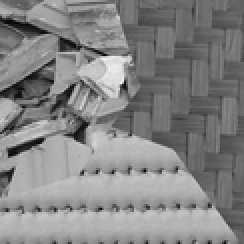
#> input picture Images/1.pgm, 122 x 122 px, shrunk from 512 x 512 before the run, given in place of Images, which was not available (shown 2 times larger)
$ python gaussian_python.py
#> lines starting #> are read from the running program, lines starting #| are printed output that depends on the picture
import cv2
import numpy as np
from skimage import io

if __name__ == "__main__":
    # Load the image
    while True:
        try:
            file_name = input("Give the file name of an image in the Images folder: ")
#> the answer given: ../Images
            image = cv2.imread("../Images/"+file_name, cv2.IMREAD_GRAYSCALE)
#> image is the input picture: shape (122, 122); min 0, max 248, mean 132.5
        except cv2.error as e:
            print("Error reading image:", e)
        else:
            if (image is not None):
                print("Image read successfully!")
                break
            else:
                print("Enter Correct Name")

    io.imshow(image)
    io.show()

    blurred_image = cv2.GaussianBlur(image, (5, 5), 3)
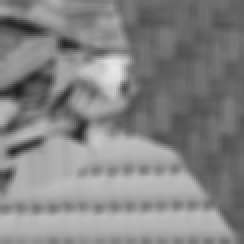
#> blurred_image: shape (122, 122) (shown 2 times larger); min 31, max 231, mean 132.6

    # write image to a jpg file
    while True:
        try:
            file_result_name = input("A .jpg file will be added to GaussianResults. Give a name for the file: ")
            cv2.imwrite("GaussianResults/"+file_result_name, blurred_image)
        except cv2.error as e:
            print("Error writing image:", e)
        else:
            print("Image written successfully!")
            break
#> this loop made 1 pass; the answer given on pass 1: ../Images/1.pgm

    io.imshow(blurred_image)
    io.show()

$ run again, on Images/tahoe.JPG
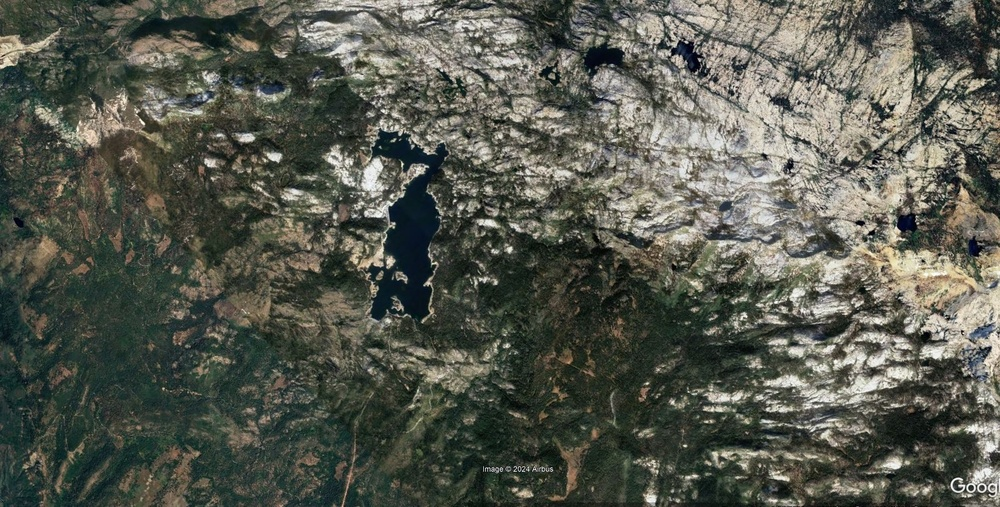
#> input picture Images/tahoe.JPG, 1000 x 507 px, shrunk from 1759 x 892 before the run, given in place of Images, which was not available
#> `image = cv2.imread("../Images/"+file_name, cv2.IMREAD_GRAYSCALE)`:
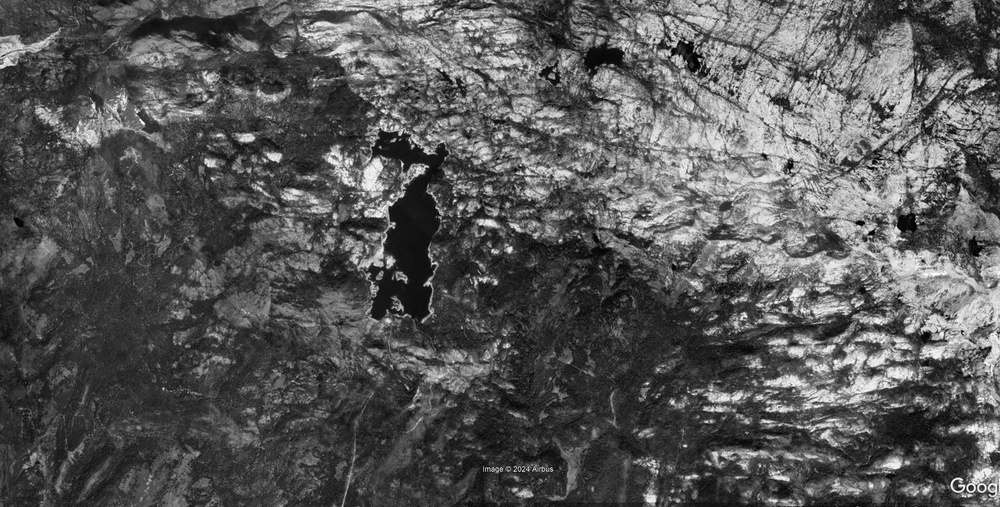
#> image: shape (507, 1000); min 0, max 255, mean 87.1
#> `blurred_image = cv2.GaussianBlur(image, (5, 5), 3)`:
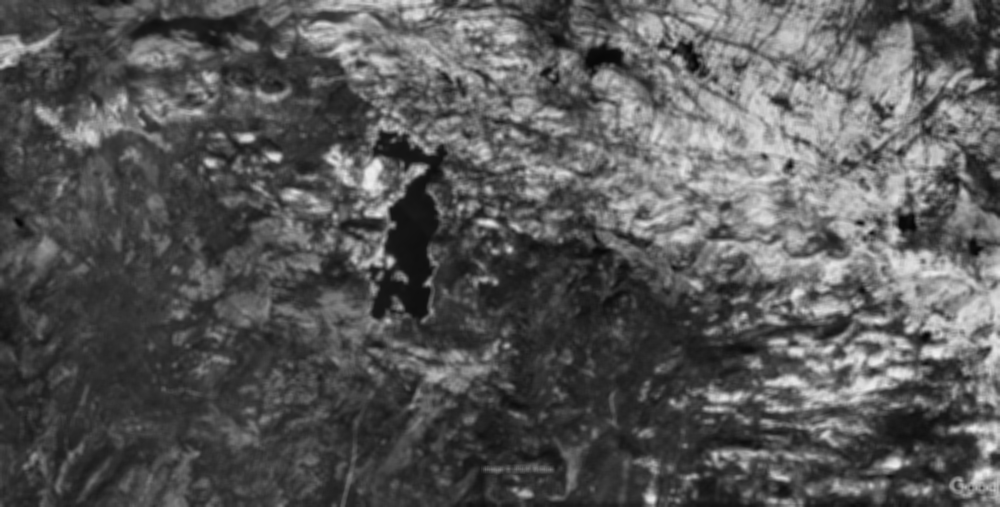
#> blurred_image: shape (507, 1000); min 5, max 239, mean 87.1
#> the loop `while True:` made 1 pass; the answer given on pass 1: ../Images/tahoe.JPG
